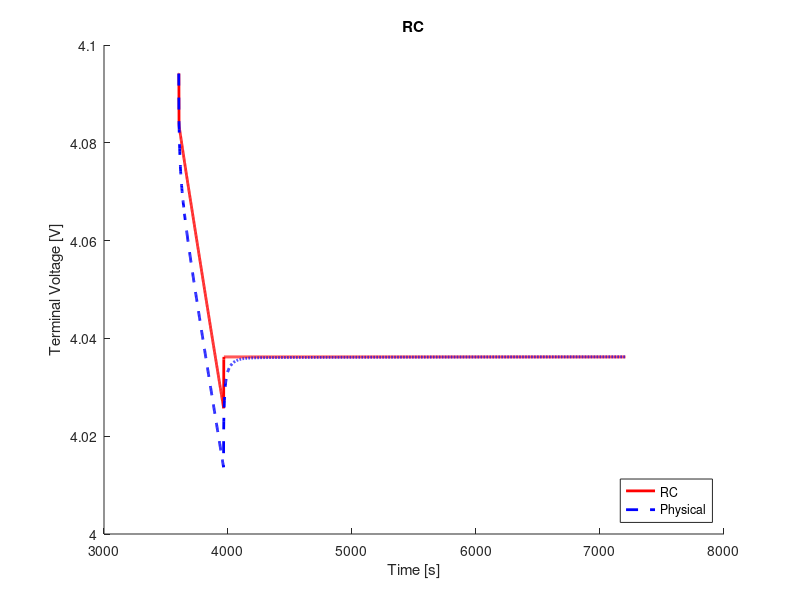

Recreate this plot in MATLAB.
clear;
clc;
close all;

%% load data
load('ocv_final.mat');
time_ocv = time;
load('pulse_1_c_1.mat');
load('rc1_cf_params.mat');

%% voltage limitations
v_max = 4.4;                                    % cut-over voltage
v_min = 3.0;                                    % cut-off voltage

%% resample ocv and soc
t1 = time_ocv(1);
t2 = time_ocv(end);
dt = 1;                                         % sample time
t = (t1:dt:t2) - t1;

ocv = interp1(time_ocv, ocv, t1:dt:t2);
soc = interp1(time_ocv, soc, t1:dt:t2);

s = length(time);

%% variables
Q = 16.8;
eta = 1.0;                                  % coulombic efficiency

n = 0;                                      % number of rc links
flag = 1;

%% compute soc
ind_init = interp1(soc, 1:length(soc), 0.9033, 'nearest');
v_t(1) = ocv(ind_init);
z0 = soc(ind_init);
z = z0 - dt/(Q*3600)*eta*cumsum(I(1:end));

% manual fit
p = 2;
r0 = r0_cf(p);

%% compute terminal voltage
for j = 1:n
    f(j) = exp(-dt/(r(j)*c(j)));
end
for k = 1:s-1
    if flag == 1
        ind = interp1(soc, 1:length(soc), z(k), 'nearest');
        v_t(k+1) = ocv(ind) - I(k).*r0;
        if v_t(k) < v_min
            fprintf('Reached lower voltage limit.');
            flag = 0;
        end
        if v_t(k) > v_max
            fprintf('Reached upper voltage limit.');
            flag = 0;
        end 
    end
end

%% compute rms error
v_t = reshape(v_t, size(V_batt_time));
rmse = 1000*sqrt(mean((V_batt_time - v_t).^2))     % [mV]

%% plot
figure(1);
hold on;
plot(time, v_t, 'r', 'LineWidth', 2)
hold on;
plot(time, V_batt_time, 'b--', 'LineWidth', 2)
xlabel('Time [s]')
ylabel('Terminal Voltage [V]')
title('RC')
legend('RC', 'Physical', 'location', 'southeast')
